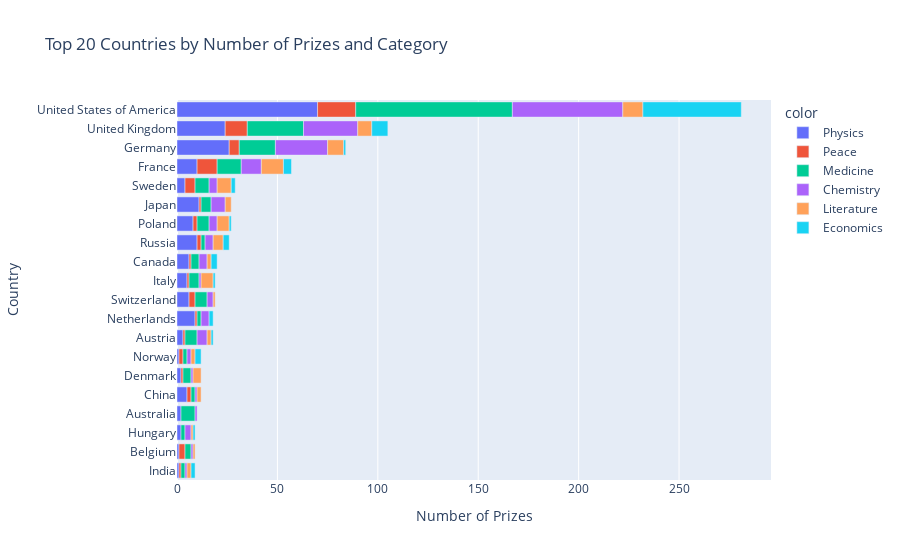

Notebook code for this chart:
### Code cell
cat_country_bar = px.bar(x=merged["cat_prize"], y=merged["birth_country_current"], color=merged["category"], orientation="h", 
                         title="Top 20 Countries by Number of Prizes and Category")
cat_country_bar.update_layout(xaxis_title="Number of Prizes", yaxis_title="Country")

cat_country_bar.show()

### Figure 1 — Plotly figure (JSON) as saved in the notebook; plotly's stock layout.template omitted (floating-point values rounded to 4 significant figures)
{"data": [{"alignmentgroup": "True", "hovertemplate": "color=Physics<br>x=%{x}<br>y=%{y}<extra></extra>", "legendgroup": "Physics", "marker": {"color": "#636efa"}, "name": "Physics", "offsetgroup": "Physics", "orientation": "h", "showlegend": true, "textposition": "auto", "type": "bar", "x": [1, 1, 2, 2, 5, 2, 1, 3, 9, 6, 5, 6, 10, 8, 11, 4, 10, 26, 24, 70], "xaxis": "x", "y": ["India", "Belgium", "Hungary", "Australia", "China", "Denmark", "Norway", "Austria", "Netherlands", "Switzerland", "Italy", "Canada", "Russia", "Poland", "Japan", "Sweden", "France", "Germany", "United Kingdom", "United States of America"], "yaxis": "y"}, {"alignmentgroup": "True", "hovertemplate": "color=Peace<br>x=%{x}<br>y=%{y}<extra></extra>", "legendgroup": "Peace", "marker": {"color": "#EF553B"}, "name": "Peace", "offsetgroup": "Peace", "orientation": "h", "showlegend": true, "textposition": "auto", "type": "bar", "x": [1, 3, 2, 1, 2, 1, 1, 1, 3, 1, 2, 1, 2, 5, 10, 5, 11, 19], "xaxis": "x", "y": ["India", "Belgium", "China", "Denmark", "Norway", "Austria", "Netherlands", "Italy", "Switzerland", "Canada", "Russia", "Japan", "Poland", "Sweden", "France", "Germany", "United Kingdom", "United States of America"], "yaxis": "y"}, {"alignmentgroup": "True", "hovertemplate": "color=Medicine<br>x=%{x}<br>y=%{y}<extra></extra>", "legendgroup": "Medicine", "marker": {"color": "#00cc96"}, "name": "Medicine", "offsetgroup": "Medicine", "orientation": "h", "showlegend": true, "textposition": "auto", "type": "bar", "x": [3, 2, 2, 7, 4, 2, 2, 6, 2, 6, 5, 4, 2, 6, 5, 7, 12, 18, 28, 78], "xaxis": "x", "y": ["Belgium", "Hungary", "India", "Australia", "Denmark", "China", "Norway", "Austria", "Netherlands", "Switzerland", "Italy", "Canada", "Russia", "Poland", "Japan", "Sweden", "France", "Germany", "United Kingdom", "United States of America"], "yaxis": "y"}, {"alignmentgroup": "True", "hovertemplate": "color=Chemistry<br>x=%{x}<br>y=%{y}<extra></extra>", "legendgroup": "Chemistry", "marker": {"color": "#ab63fa"}, "name": "Chemistry", "offsetgroup": "Chemistry", "orientation": "h", "showlegend": true, "textposition": "auto", "type": "bar", "x": [1, 3, 1, 1, 1, 1, 2, 5, 4, 1, 3, 4, 4, 7, 4, 4, 10, 26, 27, 55], "xaxis": "x", "y": ["Belgium", "Hungary", "India", "Australia", "China", "Denmark", "Norway", "Austria", "Netherlands", "Italy", "Switzerland", "Canada", "Russia", "Japan", "Poland", "Sweden", "France", "Germany", "United Kingdom", "United States of America"], "yaxis": "y"}, {"alignmentgroup": "True", "hovertemplate": "color=Literature<br>x=%{x}<br>y=%{y}<extra></extra>", "legendgroup": "Literature", "marker": {"color": "#FFA15A"}, "name": "Literature", "offsetgroup": "Literature", "orientation": "h", "showlegend": true, "textposition": "auto", "type": "bar", "x": [1, 1, 2, 2, 2, 4, 2, 1, 6, 2, 5, 3, 6, 7, 11, 8, 7, 10], "xaxis": "x", "y": ["Belgium", "Hungary", "India", "Norway", "China", "Denmark", "Austria", "Switzerland", "Italy", "Canada", "Russia", "Japan", "Poland", "Sweden", "France", "Germany", "United Kingdom", "United States of America"], "yaxis": "y"}, {"alignmentgroup": "True", "hovertemplate": "color=Economics<br>x=%{x}<br>y=%{y}<extra></extra>", "legendgroup": "Economics", "marker": {"color": "#19d3f3"}, "name": "Economics", "offsetgroup": "Economics", "orientation": "h", "showlegend": true, "textposition": "auto", "type": "bar", "x": [1, 2, 3, 1, 2, 1, 3, 3, 1, 2, 4, 1, 8, 49], "xaxis": "x", "y": ["Hungary", "India", "Norway", "Austria", "Netherlands", "Italy", "Canada", "Russia", "Poland", "Sweden", "France", "Germany", "United Kingdom", "United States of America"], "yaxis": "y"}], "layout": {"autosize": true, "barmode": "relative", "legend": {"title": {"text": "color"}, "tracegroupgap": 0}, "title": {"text": "Top 20 Countries by Number of Prizes and Category"}, "xaxis": {"anchor": "y", "autorange": true, "domain": [0, 1], "range": [0, 295.8], "title": {"text": "Number of Prizes"}, "type": "linear"}, "yaxis": {"anchor": "x", "autorange": true, "domain": [0, 1], "range": [-0.5, 19.5], "title": {"text": "Country"}, "type": "category"}}}
